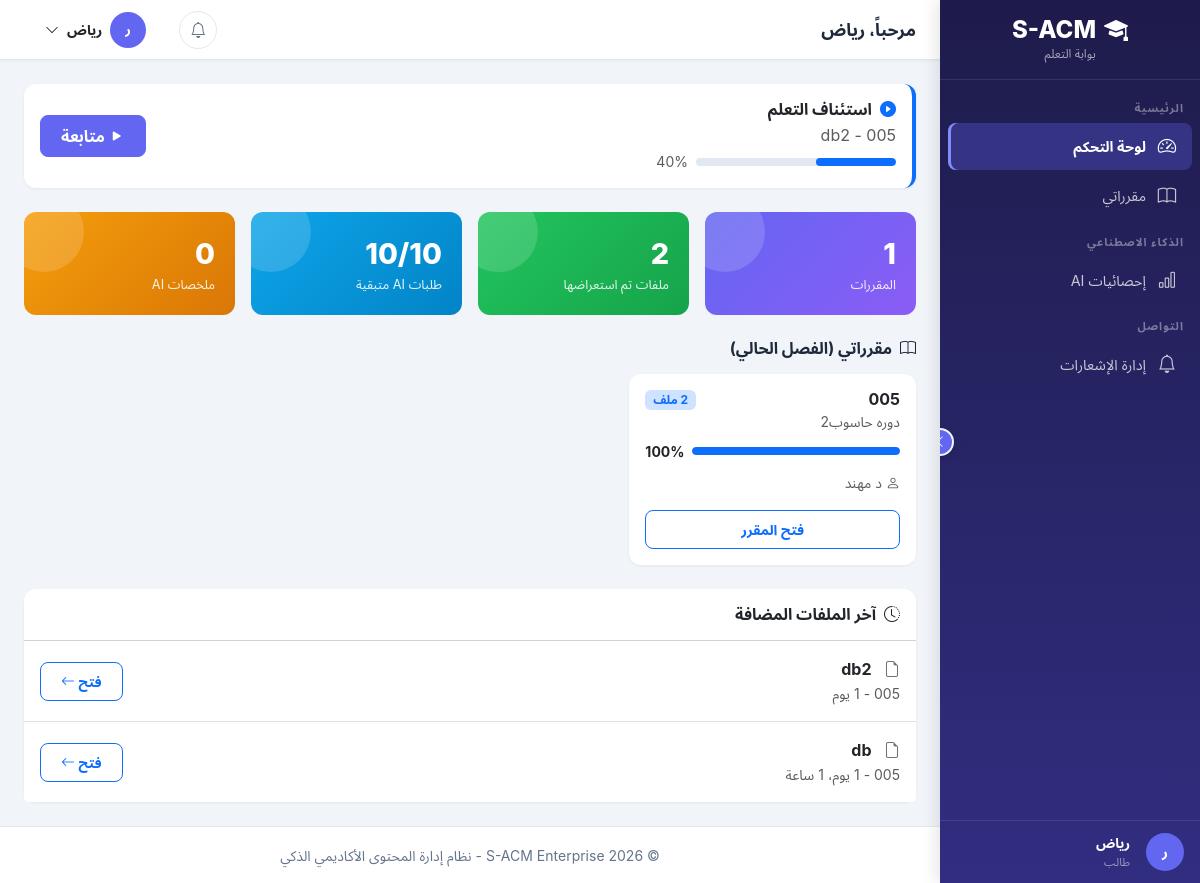
Before: /student/dashboard/ (signed in) with the older database file.
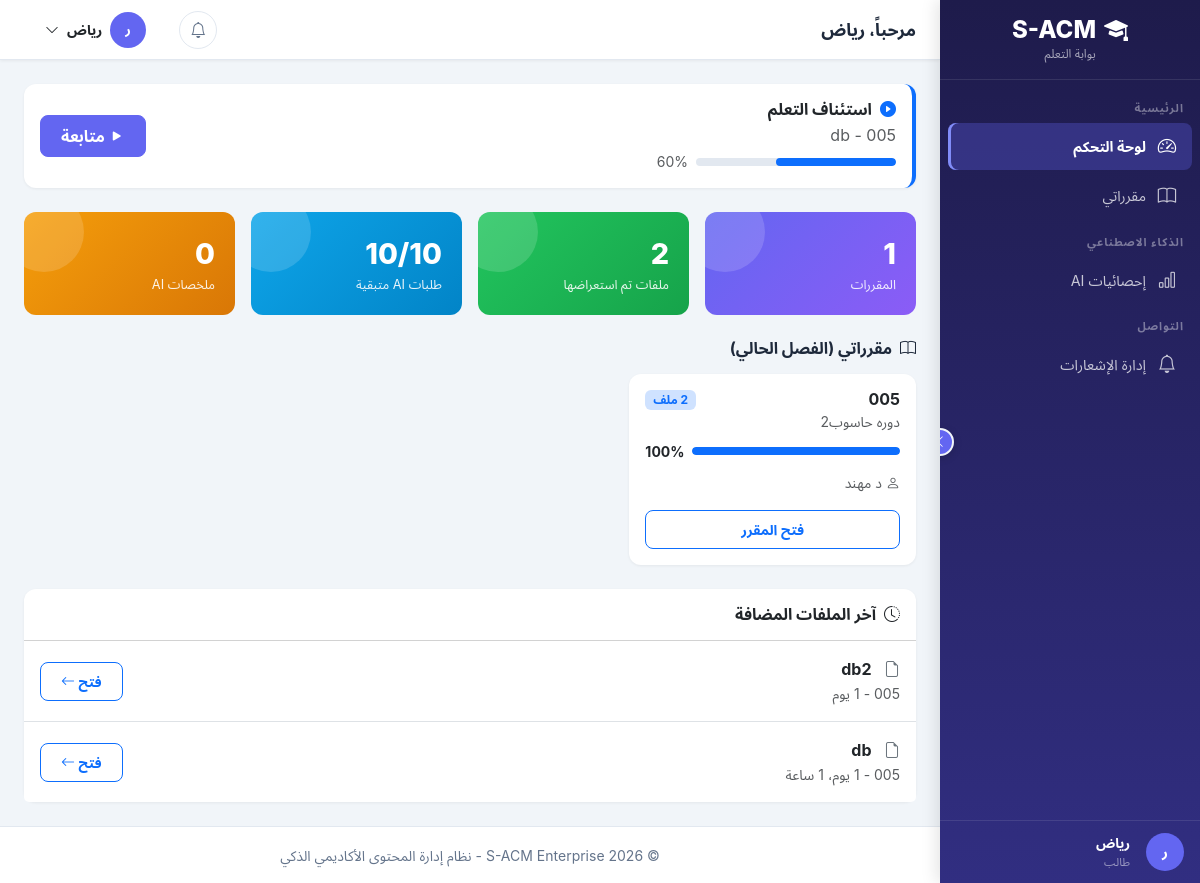
After: the same page with the newer database file.
### apps/ai_features/models.py (models this page shows, shortened)
class StudentProgress(models.Model):
    student = models.ForeignKey(
        settings.AUTH_USER_MODEL, on_delete=models.CASCADE,
        related_name='study_progress', verbose_name='الطالب'
    )
    file = models.ForeignKey(
        'courses.LectureFile', on_delete=models.CASCADE,
        related_name='student_progress', verbose_name='الملف'
    )
    progress = models.PositiveIntegerField(
        default=0, verbose_name='نسبة التقدم',
        help_text='0-100'
    )
    last_position = models.CharField(
        max_length=100, blank=True, default='',
        verbose_name='آخر موقع',
        help_text='رقم الصفحة أو وقت الفيديو'
    )
    last_accessed = models.DateTimeField(auto_now=True, verbose_name='آخر وصول')
    total_time_seconds = models.PositiveIntegerField(
        default=0, verbose_name='إجمالي وقت الدراسة (ثانية)'
    )
    class Meta:
        db_table = 'student_progress'
        verbose_name = 'تقدم طالب'
        verbose_name_plural = 'تقدم الطلاب'
        unique_together = ('student', 'file')
        ordering = ['-last_accessed']
        indexes = [
            models.Index(fields=['student', 'last_accessed']),
        ]

### apps/courses/models.py (models this page shows, shortened)
class LectureFile(models.Model):
    CONTENT_TYPE_CHOICES = [
        ('local_file', 'ملف محلي'),
        ('external_link', 'رابط خارجي'),
    ]
    FILE_TYPE_CHOICES = [
        ('Lecture', 'محاضرة'),
        ('Summary', 'ملخص'),
        ('Exam', 'اختبار'),
        ('Assignment', 'واجب'),
        ('Reference', 'مرجع'),
        ('Other', 'أخرى'),
    ]
    course = models.ForeignKey(
        Course,
        on_delete=models.CASCADE,
        related_name='files',
        verbose_name='المقرر'
    )
    uploader = models.ForeignKey(
        settings.AUTH_USER_MODEL,
        on_delete=models.SET_NULL,
        null=True,
        related_name='uploaded_files',
        verbose_name='رافع الملف'
    )
    title = models.CharField(
        max_length=255,
        verbose_name='عنوان الملف'
    )
    description = models.TextField(
        blank=True,
        null=True,
        verbose_name='وصف الملف'
    )
    content_type = models.CharField(
        max_length=20,
        choices=CONTENT_TYPE_CHOICES,
        default='local_file',
        verbose_name='نوع المحتوى'
    )
    local_file = models.FileField(
        upload_to=lecture_file_path,
        blank=True,
        null=True,
        verbose_name='الملف المحلي'
    )
    external_link = models.URLField(
        max_length=512,
        blank=True,
        null=True,
        verbose_name='الرابط الخارجي'
    )
    file_type = models.CharField(
        max_length=50,
        choices=FILE_TYPE_CHOICES,
        default='Lecture',
        verbose_name='تصنيف الملف'
    )
    file_size = models.BigIntegerField(
        blank=True,
        null=True,
        verbose_name='حجم الملف (بايت)'
    )
    file_extension = models.CharField(
        max_length=20,
        blank=True,
        null=True,
        verbose_name='امتداد الملف'
    )
    mime_type = models.CharField(
        max_length=100,
        blank=True,
        null=True,
        verbose_name='نوع MIME'
    )
    upload_date = models.DateTimeField(
        auto_now_add=True,
        verbose_name='تاريخ الرفع'
    )
    updated_at = models.DateTimeField(
        auto_now=True,
        verbose_name='تاريخ التحديث'
    )
    is_visible = models.BooleanField(
        default=True,
        verbose_name='مرئي للطلاب',
        help_text='للتحكم في ظهور الملف للطلاب'
    )
    is_deleted = models.BooleanField(
        default=False,
        verbose_name='محذوف',
        help_text='Soft delete - الملف لا يظهر لكنه موجود في قاعدة البيانات'
    )
    deleted_at = models.DateTimeField(
        blank=True,
        null=True,
        verbose_name='تاريخ الحذف'
    )
    download_count = models.PositiveIntegerField(
        default=0,
        verbose_name='عدد التحميلات'
    )
    view_count = models.PositiveIntegerField(
        default=0,
        verbose_name='عدد المشاهدات'
    )
    class Meta:
        db_table = 'lectures_files'
        verbose_name = 'ملف محاضرة'
        verbose_name_plural = 'ملفات المحاضرات'
        ordering = ['-upload_date']
        indexes = [
            models.Index(fields=['course', 'file_type']),
            models.Index(fields=['upload_date']),
            models.Index(fields=['is_visible', 'is_deleted']),
            models.Index(fields=['course', 'is_visible'], name='idx_lf_course_vis'),
            models.Index(fields=['uploader', 'is_deleted'], name='idx_lf_uploader_del'),
            models.Index(fields=['uploader', 'is_deleted', 'upload_date'], name='idx_lf_upload_stats'),
            models.Index(fields=['course', 'is_visible', 'is_deleted'], name='idx_lf_crs_vis_del'),
        ]
    def is_video(self):
        video_extensions = ['.mp4', '.webm', '.avi', '.mov', '.mkv']
        if self.file_extension:
            return self.file_extension.lower() in video_extensions
        if self.external_link:
            return 'youtube.com' in self.external_link or 'youtu.be' in self.external_link
        return False
    def is_pdf(self):
        return self.file_extension and self.file_extension.lower() == '.pdf'

### apps/student/views.py (the view)
# urls.py: path('dashboard/', views.StudentDashboardView.as_view(), name='dashboard'),
class StudentDashboardView(LoginRequiredMixin, StudentRequiredMixin, TemplateView):
    template_name = 'student/dashboard.html'
    def get_context_data(self, **kwargs):
        context = super().get_context_data(**kwargs)
        context['active_page'] = 'dashboard'
        student = self.request.user
        instructor_prefetch = Prefetch(
            'instructor_courses',
            queryset=(
                __import__('apps.courses.models', fromlist=['InstructorCourse'])
                .InstructorCourse.objects
                .select_related('instructor')
            ),
        )
        current_courses = (
            Course.objects
            .get_current_courses_for_student(student)
            .prefetch_related(instructor_prefetch)
            .annotate(
                visible_file_count=Count(
                    'files',
                    filter=Q(files__is_visible=True, files__is_deleted=False),
                ),
                viewed_file_count=Count(
                    'files__student_progress',
                    filter=Q(
                        files__student_progress__student=student,
                        files__student_progress__progress__gt=0,
                    ),
                ),
            )
        )
        context['current_courses'] = current_courses
        context['archived_courses'] = Course.objects.get_archived_courses_for_student(student)
        course_progress = []
        for course in current_courses:
            total_files = course.visible_file_count
            viewed_files = course.viewed_file_count
            progress_pct = min(100, int((viewed_files / total_files) * 100)) if total_files > 0 else 0
            instructor_rel = course.instructor_courses.all()
            instructor_name = (
                instructor_rel[0].instructor.full_name
                if instructor_rel else '-'
            )
            course_progress.append({
                'course': course,
                'progress': progress_pct,
                'total_files': total_files,
                'viewed_files': viewed_files,
                'instructor': instructor_name,
            })
        context['course_progress'] = course_progress
        last_progress = (
            StudentProgress.objects
            .filter(student=student, progress__lt=100)
            .select_related('file', 'file__course')
            .order_by('-last_accessed')
            .first()
        )
        context['resume_item'] = last_progress
        context['unread_notifications'] = NotificationService.get_unread_count(student)
        context['recent_files'] = (
            LectureFile.objects
            .filter(
                course__in=current_courses,
                is_visible=True, is_deleted=False
            )
            .select_related('course')
            .order_by('-upload_date')[:5]
        )
        today_date = timezone.now().date()
        context['stats'] = {
            'total_courses': current_courses.count(),
            'files_viewed': StudentProgress.objects.filter(
                student=student, progress__gt=0
            ).count(),
            'ai_used_today': AIUsageLog.objects.filter(
                user=student,
                request_time__date=today_date
            ).count(),
            'ai_remaining': AIUsageLog.get_remaining_requests(student),
            'total_summaries': AISummary.objects.filter(user=student).count(),
            'total_questions': AIGeneratedQuestion.objects.filter(user=student).count(),
        }
        return context

### apps/accounts/models.py (called while the page is built)
    def is_admin(self):
        return self.role and self.role.code == Role.ADMIN

    def is_instructor(self):
        return self.role and self.role.code == Role.INSTRUCTOR

    def is_student(self):
        return self.role and self.role.code == Role.STUDENT

### apps/accounts/views/mixins.py (called while the page is built)
    def test_func(self):
        return self.request.user.is_authenticated and self.request.user.is_student()

### apps/ai_features/models.py (called while the page is built)
    @classmethod
    def get_config(cls):
        config = cache.get('ai_configuration')
        if config is None:
            config, _ = cls.objects.get_or_create(pk=1)
            cache.set('ai_configuration', config, timeout=300)  # 5 min cache
        return config

    @classmethod
    def get_remaining_requests(cls, user):
        one_hour_ago = timezone.now() - timedelta(hours=1)
        recent = cls.objects.filter(
            user=user, request_time__gte=one_hour_ago, was_cached=False
        ).count()
        try:
            config = AIConfiguration.get_config()
            limit = config.user_rate_limit_per_hour
        except Exception:
            limit = getattr(settings, 'AI_RATE_LIMIT_PER_HOUR', 10)
        return max(0, limit - recent)

### templates/student/dashboard.html (shortened to what the changed rows need)
{% extends 'layouts/dashboard_base.html' %}
{% block dashboard_content %}
{% if resume_item %}
<div class="card mb-4 border-start border-primary border-4">
    <div class="card-body d-flex align-items-center justify-content-between flex-wrap gap-3">
        <div>
            <h6 class="fw-bold mb-1"><i class="bi bi-play-circle-fill text-primary me-2"></i>استئناف التعلم</h6>
            <p class="text-muted mb-1">{{ resume_item.file.course.course_code }} - {{ resume_item.file.title }}</p>
            <div class="d-flex align-items-center gap-2">
                <div class="progress flex-grow-1" style="width:200px;"><div class="progress-bar bg-primary" style="width:{{ resume_item.progress }}%"></div></div>
                <small class="text-muted">{{ resume_item.progress }}%</small>
            </div>
        </div>
        <a href="{% url 'student:study_room' resume_item.file.pk %}" class="btn btn-primary"><i class="bi bi-play-fill me-1"></i>متابعة</a>
    </div>
</div>
{% endif %}
{% endblock %}

Changed rows visible on the page:
no longer on this page (row unchanged): StudentProgress: file "db2", progress "40"
now on this page (row edited): StudentProgress: file "db", progress "60"
changed StudentProgress: progress 40 → 60 (drawn)
